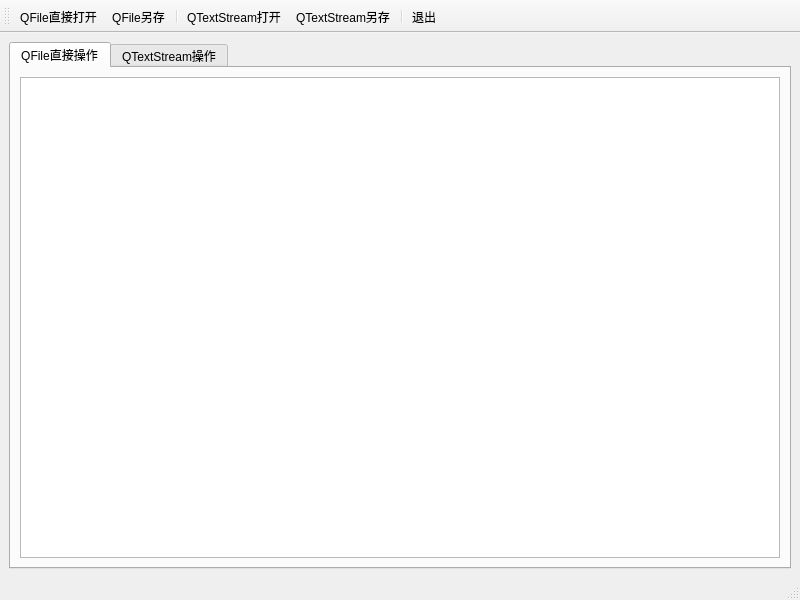
<?xml version="1.0" encoding="UTF-8"?>
<ui version="4.0">
 <class>MainWindow</class>
 <widget class="QMainWindow" name="MainWindow">
  <property name="geometry">
   <rect>
    <x>0</x>
    <y>0</y>
    <width>800</width>
    <height>600</height>
   </rect>
  </property>
  <property name="windowTitle">
   <string>MainWindow</string>
  </property>
  <widget class="QWidget" name="centralwidget">
   <layout class="QHBoxLayout" name="horizontalLayout">
    <item>
     <widget class="QTabWidget" name="tabWidget">
      <property name="currentIndex">
       <number>0</number>
      </property>
      <widget class="QWidget" name="tab">
       <attribute name="title">
        <string>QFile直接操作</string>
       </attribute>
       <layout class="QHBoxLayout" name="horizontalLayout_2">
        <item>
         <widget class="QPlainTextEdit" name="textEditDevice"/>
        </item>
       </layout>
      </widget>
      <widget class="QWidget" name="tab_2">
       <attribute name="title">
        <string>QTextStream操作</string>
       </attribute>
       <layout class="QHBoxLayout" name="horizontalLayout_3">
        <item>
         <widget class="QPlainTextEdit" name="textEditStream"/>
        </item>
       </layout>
      </widget>
     </widget>
    </item>
   </layout>
  </widget>
  <widget class="QMenuBar" name="menubar">
   <property name="geometry">
    <rect>
     <x>0</x>
     <y>0</y>
     <width>800</width>
     <height>21</height>
    </rect>
   </property>
  </widget>
  <widget class="QStatusBar" name="statusbar"/>
  <widget class="QToolBar" name="toolBar">
   <property name="windowTitle">
    <string>toolBar</string>
   </property>
   <attribute name="toolBarArea">
    <enum>TopToolBarArea</enum>
   </attribute>
   <attribute name="toolBarBreak">
    <bool>false</bool>
   </attribute>
   <addaction name="actOpenIODevice"/>
   <addaction name="actSaveIODevice"/>
   <addaction name="separator"/>
   <addaction name="actOpenStream"/>
   <addaction name="actSaveStream"/>
   <addaction name="separator"/>
   <addaction name="actQuit"/>
  </widget>
  <action name="actOpenIODevice">
   <property name="text">
    <string>QFile直接打开</string>
   </property>
  </action>
  <action name="actSaveIODevice">
   <property name="text">
    <string>QFile另存</string>
   </property>
  </action>
  <action name="actOpenStream">
   <property name="text">
    <string>QTextStream打开</string>
   </property>
  </action>
  <action name="actSaveStream">
   <property name="text">
    <string>QTextStream另存</string>
   </property>
  </action>
  <action name="actQuit">
   <property name="text">
    <string>退出</string>
   </property>
  </action>
 </widget>
 <resources/>
 <connections>
  <connection>
   <sender>actQuit</sender>
   <signal>triggered()</signal>
   <receiver>MainWindow</receiver>
   <slot>close()</slot>
   <hints>
    <hint type="sourcelabel">
     <x>-1</x>
     <y>-1</y>
    </hint>
    <hint type="destinationlabel">
     <x>399</x>
     <y>299</y>
    </hint>
   </hints>
  </connection>
 </connections>
</ui>
